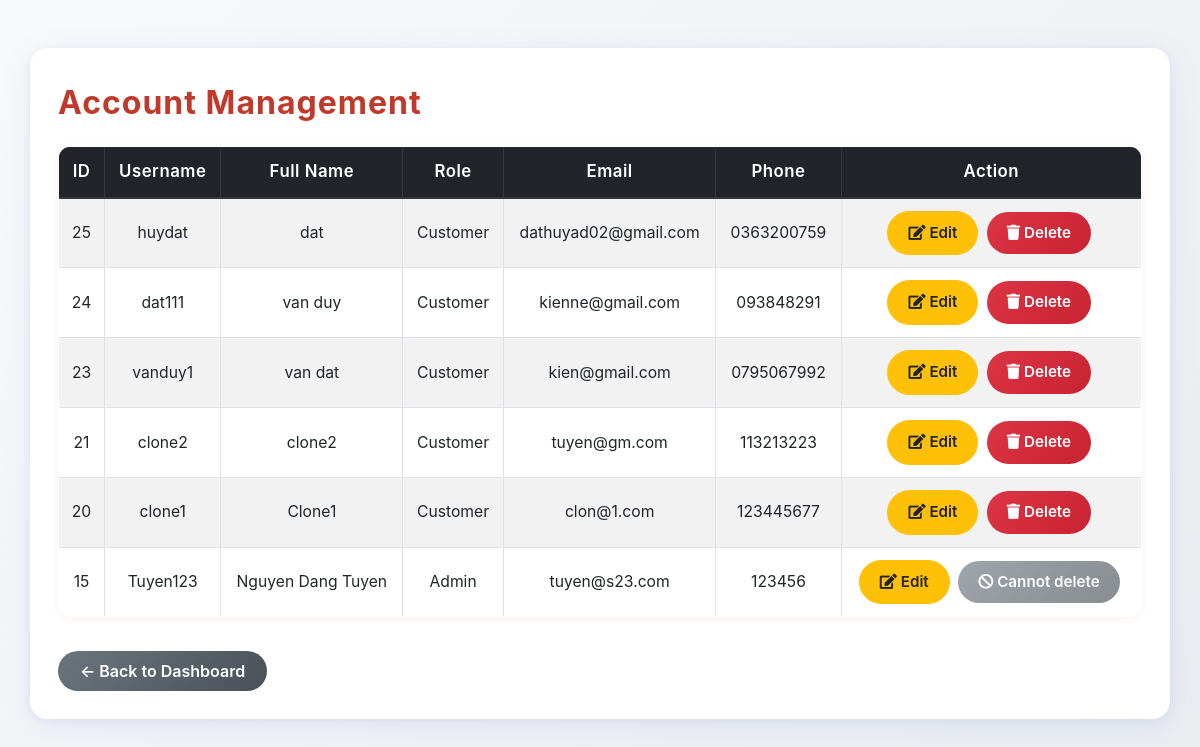
Screenshot of /admin/account_manage.php (signed in) with the database file from the repository.
### tables this page shows
CREATE TABLE `Account` (
  `AccountID` int NOT NULL AUTO_INCREMENT,
  `Username` varchar(50) NOT NULL,
  `Password` varchar(255) NOT NULL,
  `Role` enum('Admin','Customer') DEFAULT NULL,
  `FullName` varchar(100) NOT NULL,
  `Gender` enum('Male','Female','Other') DEFAULT NULL,
  `Address` text,
  `Email` varchar(100) DEFAULT NULL,
  `PhoneNumber` varchar(20) DEFAULT NULL,
  PRIMARY KEY (`AccountID`),
  UNIQUE KEY `Username` (`Username`),
  UNIQUE KEY `Email` (`Email`),
  KEY `idx_account_username` (`Username`),
  KEY `idx_account_email` (`Email`)
);

### admin/account_manage.php (the view, shortened to what this page needs)
<?php
require_once '../config.php';
$stmt = $pdo->query("SELECT AccountID, Username, Role, FullName, Email, PhoneNumber FROM Account ORDER BY AccountID DESC");
$accounts = $stmt->fetchAll(PDO::FETCH_ASSOC);
?>
<!DOCTYPE html>
<html lang="vi">
<head>
    <link rel="stylesheet" href="../css/bootstrap.min.css">
    <link rel="stylesheet" href="https://cdnjs.cloudflare.com/ajax/libs/font-awesome/5.15.4/css/all.min.css">
</head>
<body>
<div class="container mt-5">
    <h2 class="mb-4">Account Management</h2>
    <table class="table table-bordered table-striped">
        <thead class="thead-dark">
            <tr>
                <th>ID</th>
                <th>Username</th>
                <th>Full Name</th>
                <th>Role</th>
                <th>Email</th>
                <th>Phone</th>
                <th>Action</th>
            </tr>
        </thead>
        <tbody>
    <?php foreach ($accounts as $acc): ?>
        <tr>
            <td><?= htmlspecialchars($acc['AccountID']) ?></td>
            <td><?= htmlspecialchars($acc['Username']) ?></td>
            <td><?= htmlspecialchars($acc['FullName']) ?></td>
            <td><?= htmlspecialchars($acc['Role']) ?></td>
            <td><?= htmlspecialchars($acc['Email']) ?></td>
            <td><?= htmlspecialchars($acc['PhoneNumber']) ?></td>
            <td>
                <button class="btn btn-warning btn-sm" onclick="editAccount(<?= $acc['AccountID'] ?>, '<?= htmlspecialchars($acc['Username'], ENT_QUOTES) ?>', '<?= htmlspecialchars($acc['FullName'], ENT_QUOTES) ?>', '<?= htmlspecialchars($acc['Email'], ENT_QUOTES) ?>', '<?= htmlspecialchars($acc['PhoneNumber'], ENT_QUOTES) ?>', '<?= htmlspecialchars($acc['Role'], ENT_QUOTES) ?>')">
                    <i class="fas fa-edit"></i> Edit
                </button>
                <?php if (strtolower($acc['Role']) !== 'admin'): ?>
                    <button class="btn btn-danger btn-sm" onclick="confirmDelete(<?= $acc['AccountID'] ?>, '<?= htmlspecialchars($acc['Username'], ENT_QUOTES) ?>')">
                        <i class="fas fa-trash"></i> Delete
                    </button>
                <?php else: ?>
                    <button class="btn btn-secondary btn-sm" disabled>
                        <i class="fas fa-ban"></i> Cannot delete
                    </button>
                <?php endif; ?>
            </td>
        </tr>
    <?php endforeach; ?>
</tbody>
    </table>
    <a href="../admin_dashboard.php" class="btn btn-secondary">← Back to Dashboard</a>
</div>
</body>
</html>

### admin/account_manage.php (style rules this page uses)
body { background: linear-gradient(135deg, #f8f9fa 0%, #e9ecef 100%); min-height: 100vh; font-family: 'Inter', Arial, sans-serif; }
.container { background: #fff; border-radius: 18px; box-shadow: 0 8px 32px rgba(102, 126, 234, 0.10), 0 1.5px 8px rgba(118, 75, 162, 0.08); padding: 36px 28px 28px 28px; margin-top: 40px; margin-bottom: 40px; }
h2 { font-weight: 700; color: #c0392b; letter-spacing: 1px; }
.btn-warning, .btn-danger, .btn-secondary { border-radius: 25px; font-weight: 600; font-size: 0.95rem; padding: 7px 18px; margin-right: 4px; }
.btn-secondary { background: #b2bec3; color: #fff; border: none; }
.btn { border-radius: 25px; font-weight: 600; padding: 10px 20px; font-size: 0.95rem; transition: all 0.3s ease; }
.btn-secondary { background: linear-gradient(135deg, #6c757d 0%, #495057 100%); border: none; }
.btn-danger { background: linear-gradient(135deg, #dc3545 0%, #c82333 100%); border: none; }
.table { background: #fff; border-radius: 12px; overflow: hidden; box-shadow: 0 2px 8px rgba(192, 57, 43, 0.07); }
.table thead { background: linear-gradient(135deg, rgb(215, 76, 76) 0%, #764ba2 100%); color: #fff; }
.table th, .table td { vertical-align: middle !important; text-align: center; }
.table th { font-size: 1.05rem; font-weight: 600; letter-spacing: 0.5px; }
.table td { font-size: 0.98rem; }
a.btn-secondary { margin-top: 18px; border-radius: 25px; font-weight: 600; padding: 8px 22px; font-size: 1rem; }

### rows the page displays
account: AccountID "25", Username "huydat", FullName "dat", Role "Customer", Email "dathuyad02@gmail.com", PhoneNumber "0363200759"
account: AccountID "24", Username "dat111", FullName "van duy", Role "Customer", Email "kienne@gmail.com", PhoneNumber "093848291"
account: AccountID "23", Username "vanduy1", FullName "van dat", Role "Customer", Email "kien@gmail.com", PhoneNumber "0795067992"
account: AccountID "21", Username "clone2", FullName "clone2", Role "Customer", Email "tuyen@gm.com", PhoneNumber "113213223"
account: AccountID "20", Username "clone1", FullName "Clone1", Role "Customer", Email "clon@1.com", PhoneNumber "123445677"
account: AccountID "15", Username "Tuyen123", FullName "Nguyen Dang Tuyen", Role "Admin", Email "tuyen@s23.com", PhoneNumber "123456", shows "Cannot delete"
